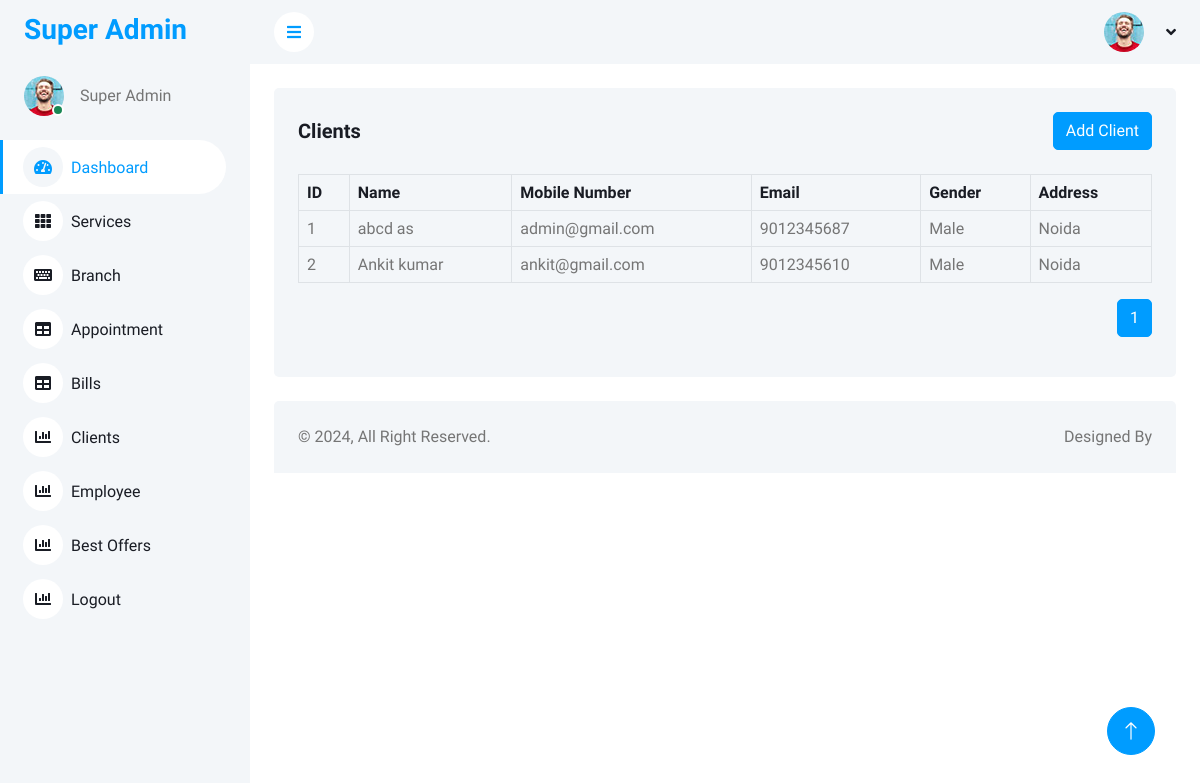
Page /sup-admin/clients.php (signed in) on the committed database.
### tables this page shows
CREATE TABLE `sal_clients` (
  `id` int(11) NOT NULL,
  `name` varchar(50) DEFAULT NULL,
  `contact_number` varchar(15) DEFAULT NULL,
  `email` varchar(100) DEFAULT NULL,
  `gender` enum('Male','Female') DEFAULT NULL,
  `address` text DEFAULT NULL
);

### sup-admin/clients.php (the view, shortened to what this page needs)
<?php
include("../admin/db.php");
$recordsPerPage = 5;
if (isset($_GET['page']) && is_numeric($_GET['page'])) {
  $currentPage = $_GET['page'];
} else {
  $currentPage = 1;
}
$offset = ($currentPage - 1) * $recordsPerPage;
?>
<?php include("header.php");?>
<body>
    <div class="container-xxl position-relative bg-white d-flex p-0">
            <?php include("siderbar.php");?>
        <div class="content">
                <?php include("nav.php");?>
            <div class="container-fluid pt-4 px-4">
                <div class="bg-light text-center rounded p-4">
                    <div class="d-flex align-items-center justify-content-between mb-4">
                        <h5 class="mb-0">Clients</h5>
                        <a href="add-client.php" class="btn btn-primary">Add Client</a>
                    </div>
                    <div class="table-responsive">
                        <table class="table text-start align-middle table-bordered table-hover mb-0">
                            <thead>
                                <tr class="text-dark">
                                    <th scope="col">ID</th>
                                    <th scope="col">Name</th>
                                    <th scope="col">Mobile Number</th>
                                    <th scope="col">Email</th>
                                    <th scope="col">Gender</th>
                                    <th scope="col">Address</th>
                                </tr>
                            </thead>
                            <tbody>
                            <?php
                                $id = 1;
                                $res = $conn->query("SELECT * FROM `sal_clients` LIMIT $offset, $recordsPerPage");
                                while($row = $res->fetch_assoc()) {
                                    $name = $row['name'];
                                    $email = $row['email'];
                                    $mobile = $row['contact_number'];
                                    $gender = $row['gender'];
                                    $address = $row['address'];
                                ?>
                                <tr>
                                    <td><?=$id?></td>
                                    <td><?=$name?></td>
                                    <td><?=$email?></td>
                                    <td><?=$mobile?></td>
                                    <td><?=$gender?></td>
                                    <td><?=$address?></td>
                                </tr>
                                <?php
                                    $id++;
                                }
                                ?>
                            </tbody>
                        </table>
                        <ul class="pagination mt-3" style="float:right;">
                            <?php
                            $totalPages = ceil($conn->query("SELECT COUNT(*) FROM `sal_clients`")->fetch_row()[0] / $recordsPerPage);
                            for ($i = 1; $i <= $totalPages; $i++) {
                                echo "<li class='page-item " . ($i == $currentPage ? 'active' : '') . "'><a class='page-link' href='?page=$i'>$i</a></li>";
                            }
                            ?>
                        </ul>
                    </div>
                </div>
            </div>
                <?php include("footer.php");?>
        </div>
    </div>
</body>

### sup-admin/css/style.css (style rules this page uses)
.btn { transition: .5s; }
.btn.btn-primary { color: #FFFFFF; }
.content { margin-left: 250px; min-height: 100vh; background: #FFFFFF; transition: 0.5s; }
@media (min-width: 992px) { .content { width: calc(100% - 250px); } }

### rows in the picture
sal_clients: name "abcd as", email "admin@gmail.com", contact_number "9012345687", gender "Male", address "Noida"
sal_clients: name "Ankit kumar", email "ankit@gmail.com", contact_number "9012345610", gender "Male", address "Noida"
